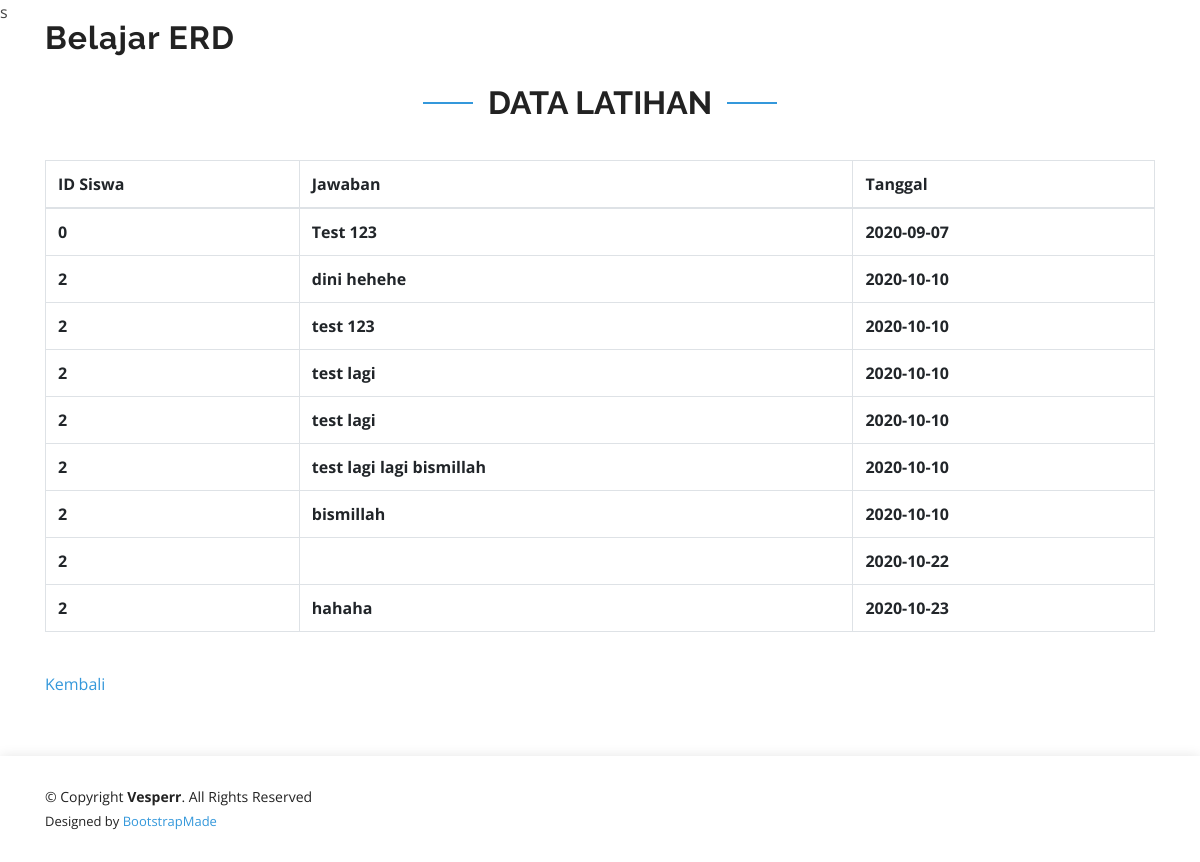
The page /index.php/c_guru/tampil_tugas on the database its author committed.
### tables this page shows
CREATE TABLE `jawaban_tugas` (
  `id_jawabantugas` int(11) NOT NULL,
  `id_siswa` int(11) NOT NULL,
  `jawaban` varchar(255) NOT NULL,
  `tanggal` date NOT NULL
);

### application/models/M_guru.php (called while the page is built, shortened)
s<?php
class M_guru extends CI_model
{
	function selectjawabanTugas(){
		$this->db->select('*');
		$this->db->from('jawaban_tugas');
		return $this->db->get();
	}
}
?>

### application/controllers/C_guru.php (called while the page is built, shortened)
<?php
class C_guru extends CI_Controller
{
	function __construct()
	{
		$this->load->helper(array('form', 'url'));
	}
	public function tampil_tugas()
	{
		$this->load->Model('M_guru');
		$data['datauser'] = $this->M_guru->selectjawabanTugas()->result();
		$this->load->view('V_jawtugas', $data);
	}
}
?>

### index.php (called while the page is built, shortened)
<?php
require_once BASEPATH.'core/CodeIgniter.php';

### application/views/V_jawtugas.php (the view, shortened to what this page needs)
<!DOCTYPE html>
<html lang="en">
<head>
  <link rel="stylesheet" href="<?php echo base_url(); ?>assets/img/favicon.png" rel="icon">
  <link rel="stylesheet" href="<?php echo base_url(); ?>assets/img/apple-touch-icon.png" rel="apple-touch-icon">
  <link rel="stylesheet" href="<?php echo base_url(); ?>assets/vendor/bootstrap/css/bootstrap.min.css" rel="stylesheet">
  <link rel="stylesheet" href="<?php echo base_url(); ?>assets/vendor/icofont/icofont.min.css" rel="stylesheet">
  <link rel="stylesheet" href="<?php echo base_url(); ?>assets/vendor/remixicon/remixicon.css" rel="stylesheet">
  <link rel="stylesheet" href="<?php echo base_url(); ?>assets/vendor/boxicons/css/boxicons.min.css" rel="stylesheet">
  <link rel="stylesheet" href="<?php echo base_url(); ?>assets/vendor/owl.carousel/assets/owl.carousel.min.css" rel="stylesheet">
  <link rel="stylesheet" href="<?php echo base_url(); ?>assets/vendor/venobox/venobox.css" rel="stylesheet">
  <link rel="stylesheet" href="<?php echo base_url(); ?>assets/vendor/aos/aos.css" rel="stylesheet">
  <link rel="stylesheet" href="<?php echo base_url(); ?>assets/css/style.css" rel="stylesheet">
</head>
<body>
  <header id="header" class="fixed-top d-flex align-items-center">
    <div class="container d-flex align-items-center">
      <div class="logo mr-auto">
        <h1 class="text-light"><a href="index.html"><span>Belajar ERD</span></a></h1>
      </div>
    </div>
  </header>
    <section id="pricing" class="pricing">
      <div class="container">
        <div class="section-title">
          <h2>Data Latihan</h2>
        </div>
          <table id="example1" class="table table-bordered table-hover" border="1px">
            <thead class="danger">
              <tr class="danger">
                <th>ID Siswa</th>
                <th>Jawaban</th>
                <th>Tanggal</th>
              </tr>
            </thead>
            <tbody>
              <?php
                foreach ($datauser as $key) {
              ?>
              <tr>
                <th><?php echo $key->id_siswa; ?></th>
                <th><?php echo $key->jawaban; ?></th>
                <th><?php echo $key->tanggal; ?></th>
              </tr>
              <?php
                }
              ?>
            </tbody>
          </table>
        <div data-aos="zoom-in">
          <br>
          <a href="<?php echo base_url(); ?>index.php/C_guru/guru">Kembali</a>
        </div>
      </div>
    </section>
  <footer id="footer">
    <div class="container">
      <div class="row d-flex align-items-center">
        <div class="col-lg-6 text-lg-left text-center">
          <div class="copyright">
            &copy; Copyright <strong>Vesperr</strong>. All Rights Reserved
          </div>
          <div class="credits">
            Designed by <a href="https://bootstrapmade.com/">BootstrapMade</a>
          </div>
        </div>
      </div>
    </div>
  </footer>
</body>
</html>

### assets/css/style.css (style rules this page uses)
* { margin: 0; padding: 0; box-sizing: border-box; }
body { font-family: "Open Sans", sans-serif; color: #444444; }
a { color: #3498db; }
h1, h2, h3, h4, h5, h6 { font-family: "Raleway", sans-serif; }
#header { z-index: 997; transition: all 0.5s; padding: 22px 0; }
#header .logo h1 { font-size: 32px; margin: 0; padding: 0; line-height: 1; font-weight: 700; letter-spacing: 1px; }
#header .logo h1 a, #header .logo h1 a:hover { color: #222222; text-decoration: none; }
section { padding: 60px 0; overflow: hidden; }
.section-title { text-align: center; padding-bottom: 30px; }
.section-title h2 { font-size: 32px; font-weight: bold; text-transform: uppercase; position: relative; color: #222222; }
.section-title h2::before, .section-title h2::after { content: ''; width: 50px; height: 2px; background: #3498db; display: inline-block; }
.section-title h2::before { margin: 0 15px 10px 0; }
.section-title h2::after { margin: 0 0 10px 15px; }
#footer { background: #fff; box-shadow: 0px 0px 12px 0px rgba(0, 0, 0, 0.1); padding: 30px 0; color: #222222; font-size: 14px; }
#footer .credits { font-size: 13px; padding-top: 5px; color: #222222; }

### rows shown on the page
jawaban_tugas: id_siswa "0", jawaban "Test 123", tanggal "2020-09-07"
jawaban_tugas: id_siswa "2", jawaban "dini hehehe", tanggal "2020-10-10"
jawaban_tugas: id_siswa "2", jawaban "test 123", tanggal "2020-10-10"
jawaban_tugas: id_siswa "2", jawaban "test lagi", tanggal "2020-10-10"
jawaban_tugas: id_siswa "2", jawaban "test lagi", tanggal "2020-10-10"
jawaban_tugas: id_siswa "2", jawaban "test lagi lagi bismillah", tanggal "2020-10-10"
jawaban_tugas: id_siswa "2", jawaban "bismillah", tanggal "2020-10-10"
jawaban_tugas: id_siswa "2", tanggal "2020-10-22"
jawaban_tugas: id_siswa "2", jawaban "hahaha", tanggal "2020-10-23"
